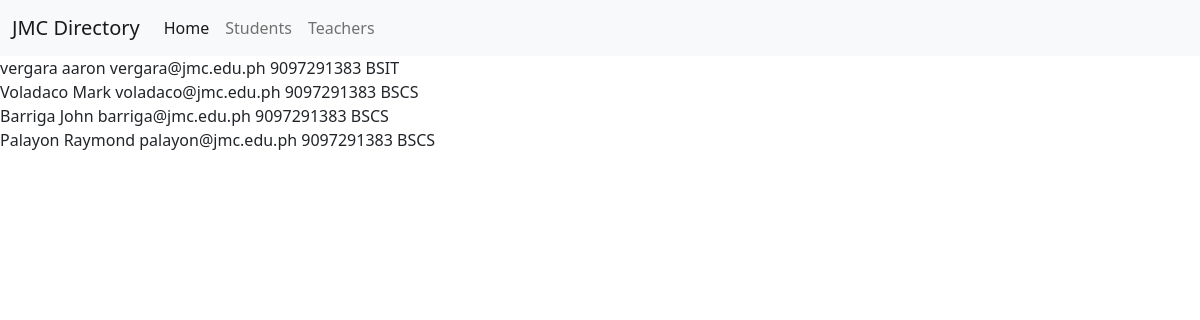
Page /teacher/ on the committed database.
### jmc/models.py (models this page shows, shortened)
class Teacher(models.Model):
    address = models.CharField(max_length=100)
    img = models.ImageField(upload_to='directory/img')
    lName = models.CharField(max_length=100)
    fName = models.CharField(max_length=100)
    email = models.CharField(max_length=100)
    contact = models.IntegerField()
    course = models.CharField(max_length=100)

### jmc/views.py (the view)
# urls.py: path('teacher/', views.teacher, name='teachers')
def teacher(request):
    obj = Teacher.objects.all()
    return render(request, 'jmc/teacher.html', {
        'obj': obj
    })

### jmc/templates/jmc/teacher.html
{% extends 'jmc/base.html' %}
{% block content %}
{% for teacher in obj %}
    {{teacher.lName}}
    {{teacher.fName}}
    {{teacher.email}}
    {{teacher.contact}}
    {{teacher.course}}<br>
{% endfor %}
{% endblock %}

### rows in the picture
Teacher: lName "vergara", fName "aaron", email "vergara@jmc.edu.ph", contact "9097291383", course "BSIT"
Teacher: lName "Voladaco", fName "Mark", email "voladaco@jmc.edu.ph", contact "9097291383", course "BSCS"
Teacher: lName "Barriga", fName "John", email "barriga@jmc.edu.ph", contact "9097291383", course "BSCS"
Teacher: lName "Palayon", fName "Raymond", email "palayon@jmc.edu.ph", contact "9097291383", course "BSCS"
